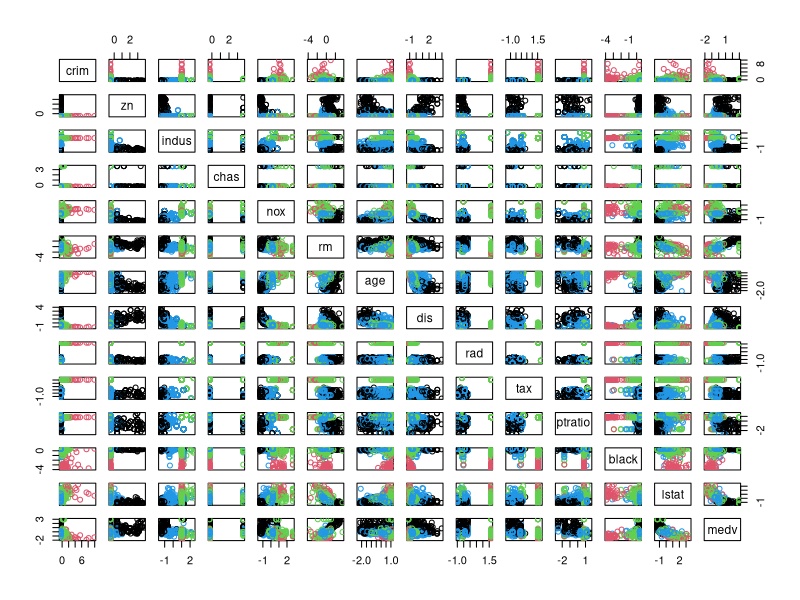
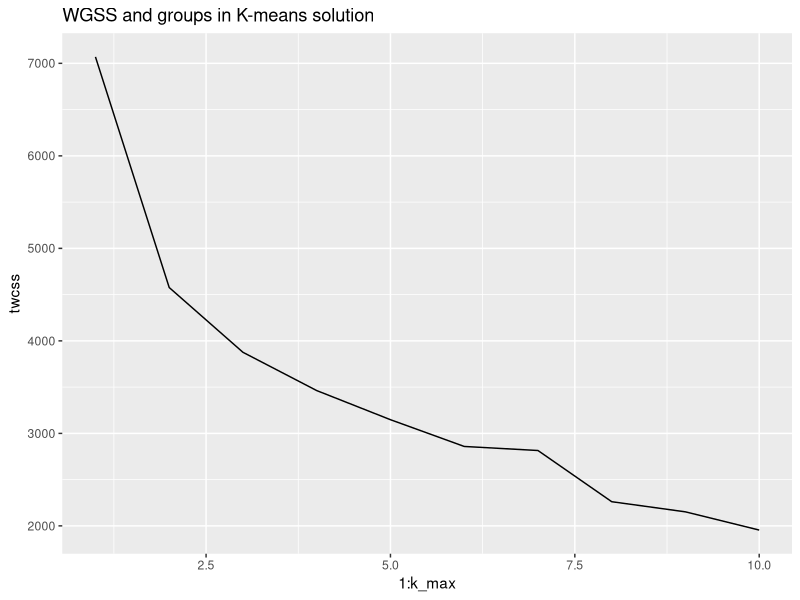
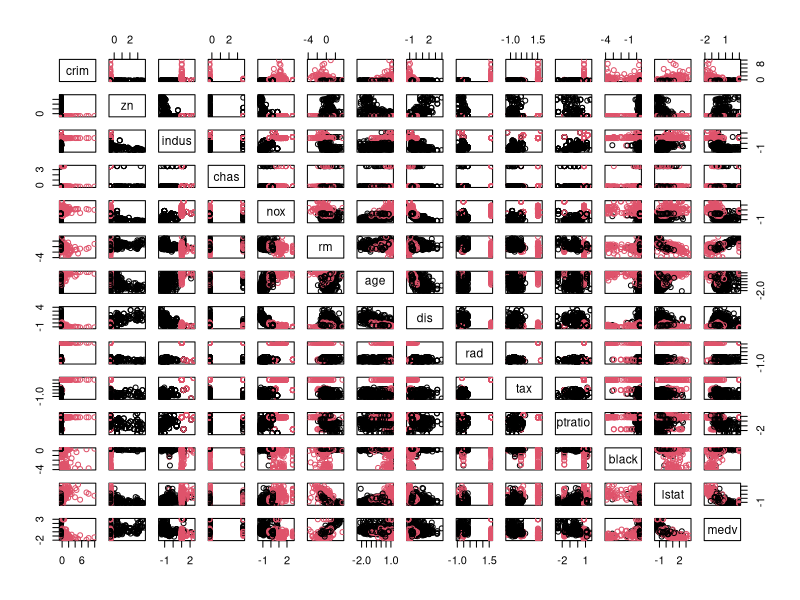

Write R code to recreate these figures, in order.
##reload data, different name is given
library(MASS)
library(ggplot2)
library(tidyr)
library(cluster)
# load the data
data("Boston")
summary(Boston)

boston_scaled2 <- scale(Boston)
summary(boston_scaled2)
# class of the boston_scaled object
class(boston_scaled2)
# change the object to data frame
boston_scaled2<-as.data.frame(boston_scaled2)

#distance calculation
dist_eu<- dist(boston_scaled2)
summary(dist_eu)

#kmeans clusterin, first try with 4 clusters
km <-kmeans(boston_scaled2, centers = 4)
# plot the Boston dataset with clusters
pairs(boston_scaled2, col = km$cluster)

#Find the optimal number for k
set.seed(123)
# determine the number of clusters
k_max <- 10
# calculate the total within sum of squares
twcss <- sapply(1:k_max, function(k){kmeans(boston_scaled2, k)$tot.withinss})
# visualize the results
qplot(x = 1:k_max, y = twcss, geom = 'line',main="WGSS and groups in K-means solution")

#optimal number of groups is 2
km <-kmeans(boston_scaled2, centers = 2)
str(km)
# plot the Boston dataset with clusters
pairs(boston_scaled2, col = km$cluster)

